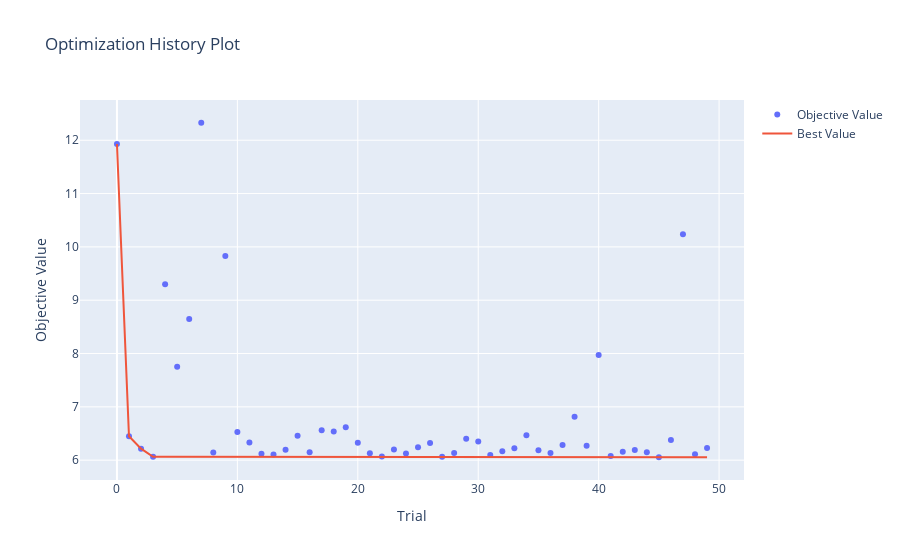
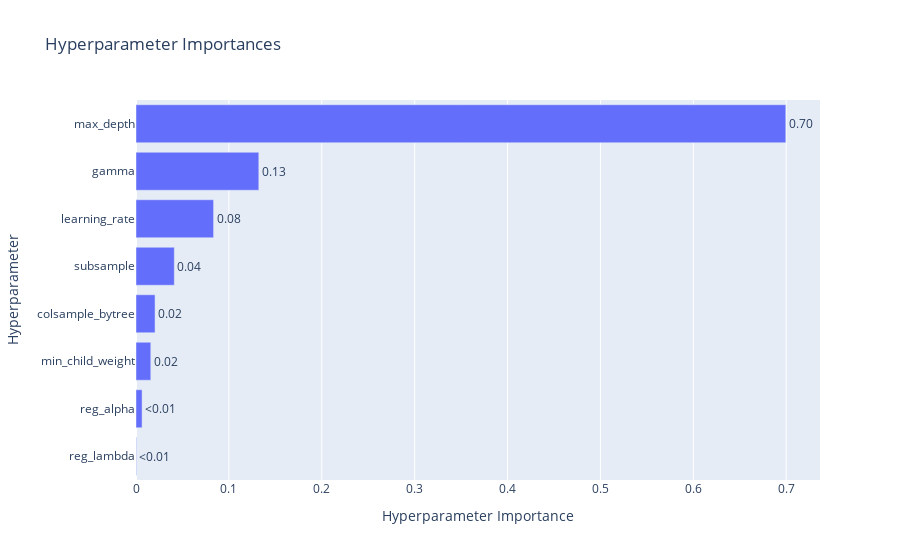

Notebook source saved alongside these figures, in order:
### Markdown cell above
## Visualizzazione risultati ottimizzazione

### Code cell
import matplotlib.pyplot as plt

# Grafico dell'ottimizzazione
fig = optuna.visualization.plot_optimization_history(study)
fig.show()

# Importanza dei parametri
fig2 = optuna.visualization.plot_param_importances(study)
fig2.show()

### Figure 1 — Plotly figure (JSON) as saved in the notebook; plotly's stock layout.template omitted (floating-point values rounded to 4 significant figures)
{"data": [{"mode": "markers", "name": "Objective Value", "type": "scatter", "x": [0, 1, 2, 3, 4, 5, 6, 7, 8, 9, 10, 11, 12, 13, 14, 15, 16, 17, 18, 19, 20, 21, 22, 23, 24, 25, 26, 27, 28, 29, 30, 31, 32, 33, 34, 35, 36, 37, 38, 39, 40, 41, 42, 43, 44, 45, 46, 47, 48, 49], "y": [11.93, 6.448, 6.215, 6.065, 9.301, 7.751, 8.648, 12.33, 6.143, 9.831, 6.529, 6.332, 6.121, 6.109, 6.194, 6.459, 6.148, 6.563, 6.54, 6.617, 6.327, 6.128, 6.067, 6.202, 6.124, 6.244, 6.323, 6.066, 6.137, 6.401, 6.352, 6.095, 6.168, 6.224, 6.467, 6.186, 6.132, 6.284, 6.814, 6.272, 7.97, 6.077, 6.158, 6.189, 6.15, 6.055, 6.38, 10.23, 6.112, 6.228]}, {"mode": "lines", "name": "Best Value", "type": "scatter", "x": [0, 1, 2, 3, 4, 5, 6, 7, 8, 9, 10, 11, 12, 13, 14, 15, 16, 17, 18, 19, 20, 21, 22, 23, 24, 25, 26, 27, 28, 29, 30, 31, 32, 33, 34, 35, 36, 37, 38, 39, 40, 41, 42, 43, 44, 45, 46, 47, 48, 49], "y": [11.93, 6.448, 6.215, 6.065, 6.065, 6.065, 6.065, 6.065, 6.065, 6.065, 6.065, 6.065, 6.065, 6.065, 6.065, 6.065, 6.065, 6.065, 6.065, 6.065, 6.065, 6.065, 6.065, 6.065, 6.065, 6.065, 6.065, 6.065, 6.065, 6.065, 6.065, 6.065, 6.065, 6.065, 6.065, 6.065, 6.065, 6.065, 6.065, 6.065, 6.065, 6.065, 6.065, 6.065, 6.065, 6.055, 6.055, 6.055, 6.055, 6.055]}, {"marker": {"color": "#cccccc"}, "mode": "markers", "name": "Infeasible Trial", "showlegend": false, "type": "scatter", "x": [], "y": []}], "layout": {"title": {"text": "Optimization History Plot"}, "xaxis": {"title": {"text": "Trial"}}, "yaxis": {"title": {"text": "Objective Value"}}}}

### Figure 2 — Plotly figure (JSON) as saved in the notebook; plotly's stock layout.template omitted (floating-point values rounded to 4 significant figures)
{"data": [{"cliponaxis": false, "hovertemplate": ["reg_lambda (FloatDistribution): 0.0004547600846240647<extra></extra>", "reg_alpha (FloatDistribution): 0.006550630874499773<extra></extra>", "min_child_weight (IntDistribution): 0.015920810265787316<extra></extra>", "colsample_bytree (FloatDistribution): 0.020524473358909733<extra></extra>", "subsample (FloatDistribution): 0.04123633141849952<extra></extra>", "learning_rate (FloatDistribution): 0.0835280272362401<extra></extra>", "gamma (FloatDistribution): 0.13221189638466746<extra></extra>", "max_depth (IntDistribution): 0.6995730703767722<extra></extra>"], "name": "Objective Value", "orientation": "h", "text": ["<0.01", "<0.01", "0.02", "0.02", "0.04", "0.08", "0.13", "0.70"], "textposition": "outside", "type": "bar", "x": [0.0004548, 0.006551, 0.01592, 0.02052, 0.04124, 0.08353, 0.1322, 0.6996], "y": ["reg_lambda", "reg_alpha", "min_child_weight", "colsample_bytree", "subsample", "learning_rate", "gamma", "max_depth"]}], "layout": {"title": {"text": "Hyperparameter Importances"}, "xaxis": {"title": {"text": "Hyperparameter Importance"}}, "yaxis": {"title": {"text": "Hyperparameter"}}}}
